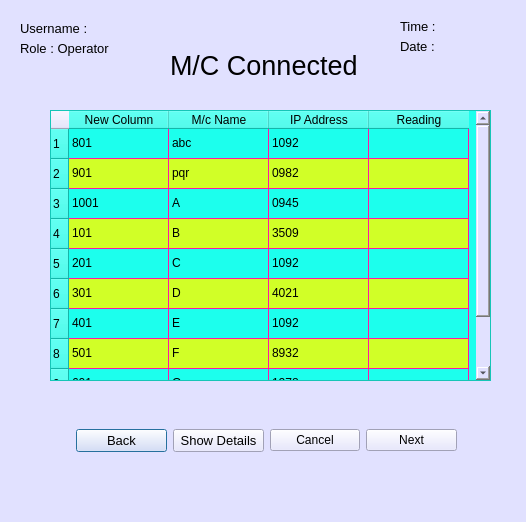
<?xml version="1.0" encoding="UTF-8"?>
<ui version="4.0">
 <class>m_c_connected</class>
 <widget class="QDialog" name="m_c_connected">
  <property name="geometry">
   <rect>
    <x>0</x>
    <y>0</y>
    <width>526</width>
    <height>522</height>
   </rect>
  </property>
  <property name="windowTitle">
   <string>Dialog</string>
  </property>
  <property name="styleSheet">
   <string notr="true">background-color: rgb(225, 225, 255);</string>
  </property>
  <widget class="QLabel" name="label">
   <property name="geometry">
    <rect>
     <x>20</x>
     <y>20</y>
     <width>71</width>
     <height>16</height>
    </rect>
   </property>
   <property name="font">
    <font>
     <pointsize>10</pointsize>
    </font>
   </property>
   <property name="text">
    <string>Username : </string>
   </property>
  </widget>
  <widget class="QLabel" name="label_2">
   <property name="geometry">
    <rect>
     <x>20</x>
     <y>40</y>
     <width>101</width>
     <height>16</height>
    </rect>
   </property>
   <property name="font">
    <font>
     <pointsize>10</pointsize>
    </font>
   </property>
   <property name="text">
    <string>Role : Operator</string>
   </property>
  </widget>
  <widget class="QLabel" name="label_3">
   <property name="geometry">
    <rect>
     <x>170</x>
     <y>50</y>
     <width>191</width>
     <height>31</height>
    </rect>
   </property>
   <property name="font">
    <font>
     <pointsize>20</pointsize>
    </font>
   </property>
   <property name="text">
    <string>M/C Connected</string>
   </property>
  </widget>
  <widget class="QLabel" name="label_4">
   <property name="geometry">
    <rect>
     <x>400</x>
     <y>20</y>
     <width>47</width>
     <height>13</height>
    </rect>
   </property>
   <property name="font">
    <font>
     <pointsize>10</pointsize>
    </font>
   </property>
   <property name="text">
    <string>Time :</string>
   </property>
  </widget>
  <widget class="QLabel" name="label_5">
   <property name="geometry">
    <rect>
     <x>400</x>
     <y>40</y>
     <width>47</width>
     <height>13</height>
    </rect>
   </property>
   <property name="font">
    <font>
     <pointsize>10</pointsize>
    </font>
   </property>
   <property name="text">
    <string>Date : </string>
   </property>
  </widget>
  <widget class="QTableWidget" name="tableWidget">
   <property name="geometry">
    <rect>
     <x>50</x>
     <y>110</y>
     <width>441</width>
     <height>271</height>
    </rect>
   </property>
   <property name="styleSheet">
    <string notr="true">background-color: rgb(28, 255, 237);
gridline-color: rgb(255, 23, 166);
alternate-background-color: rgb(209, 255, 39);
selection-background-color: rgb(21, 255, 99);
</string>
   </property>
   <property name="alternatingRowColors">
    <bool>true</bool>
   </property>
   <row>
    <property name="text">
     <string>1</string>
    </property>
   </row>
   <row>
    <property name="text">
     <string>2</string>
    </property>
   </row>
   <row>
    <property name="text">
     <string>3</string>
    </property>
   </row>
   <row>
    <property name="text">
     <string>4</string>
    </property>
   </row>
   <row>
    <property name="text">
     <string>5</string>
    </property>
   </row>
   <row>
    <property name="text">
     <string>6</string>
    </property>
   </row>
   <row>
    <property name="text">
     <string>7</string>
    </property>
   </row>
   <row>
    <property name="text">
     <string>8</string>
    </property>
   </row>
   <row>
    <property name="text">
     <string>9</string>
    </property>
   </row>
   <row>
    <property name="text">
     <string>10</string>
    </property>
   </row>
   <column>
    <property name="text">
     <string>New Column</string>
    </property>
   </column>
   <column>
    <property name="text">
     <string>M/c Name</string>
    </property>
   </column>
   <column>
    <property name="text">
     <string>IP Address</string>
    </property>
   </column>
   <column>
    <property name="text">
     <string>Reading</string>
    </property>
   </column>
   <item row="0" column="0">
    <property name="text">
     <string>801</string>
    </property>
   </item>
   <item row="0" column="1">
    <property name="text">
     <string>abc</string>
    </property>
   </item>
   <item row="0" column="2">
    <property name="text">
     <string>1092</string>
    </property>
   </item>
   <item row="1" column="0">
    <property name="text">
     <string>901</string>
    </property>
   </item>
   <item row="1" column="1">
    <property name="text">
     <string>pqr</string>
    </property>
   </item>
   <item row="1" column="2">
    <property name="text">
     <string>0982</string>
    </property>
   </item>
   <item row="2" column="0">
    <property name="text">
     <string>1001</string>
    </property>
   </item>
   <item row="2" column="1">
    <property name="text">
     <string>A</string>
    </property>
   </item>
   <item row="2" column="2">
    <property name="text">
     <string>0945</string>
    </property>
   </item>
   <item row="3" column="0">
    <property name="text">
     <string>101</string>
    </property>
   </item>
   <item row="3" column="1">
    <property name="text">
     <string>B</string>
    </property>
   </item>
   <item row="3" column="2">
    <property name="text">
     <string>3509</string>
    </property>
   </item>
   <item row="4" column="0">
    <property name="text">
     <string>201</string>
    </property>
   </item>
   <item row="4" column="1">
    <property name="text">
     <string>C</string>
    </property>
   </item>
   <item row="4" column="2">
    <property name="text">
     <string>1092</string>
    </property>
   </item>
   <item row="5" column="0">
    <property name="text">
     <string>301</string>
    </property>
   </item>
   <item row="5" column="1">
    <property name="text">
     <string>D</string>
    </property>
   </item>
   <item row="5" column="2">
    <property name="text">
     <string>4021</string>
    </property>
   </item>
   <item row="6" column="0">
    <property name="text">
     <string>401</string>
    </property>
   </item>
   <item row="6" column="1">
    <property name="text">
     <string>E</string>
    </property>
   </item>
   <item row="6" column="2">
    <property name="text">
     <string>1092</string>
    </property>
   </item>
   <item row="7" column="0">
    <property name="text">
     <string>501</string>
    </property>
   </item>
   <item row="7" column="1">
    <property name="text">
     <string>F</string>
    </property>
   </item>
   <item row="7" column="2">
    <property name="text">
     <string>8932</string>
    </property>
   </item>
   <item row="8" column="0">
    <property name="text">
     <string>601</string>
    </property>
   </item>
   <item row="8" column="1">
    <property name="text">
     <string>G</string>
    </property>
   </item>
   <item row="8" column="2">
    <property name="text">
     <string>1278</string>
    </property>
   </item>
   <item row="9" column="0">
    <property name="text">
     <string>701</string>
    </property>
   </item>
   <item row="9" column="1">
    <property name="text">
     <string>H</string>
    </property>
   </item>
   <item row="9" column="2">
    <property name="text">
     <string>0826</string>
    </property>
   </item>
  </widget>
  <widget class="QWidget" name="">
   <property name="geometry">
    <rect>
     <x>76</x>
     <y>420</y>
     <width>381</width>
     <height>41</height>
    </rect>
   </property>
   <layout class="QHBoxLayout" name="horizontalLayout">
    <item>
     <widget class="QPushButton" name="pushButton">
      <property name="font">
       <font>
        <pointsize>10</pointsize>
       </font>
      </property>
      <property name="text">
       <string>Back</string>
      </property>
     </widget>
    </item>
    <item>
     <widget class="QPushButton" name="pushButton_2">
      <property name="font">
       <font>
        <pointsize>10</pointsize>
       </font>
      </property>
      <property name="text">
       <string>Show Details</string>
      </property>
     </widget>
    </item>
    <item>
     <widget class="QPushButton" name="pushButton_3">
      <property name="text">
       <string>Cancel</string>
      </property>
     </widget>
    </item>
    <item>
     <widget class="QPushButton" name="pushButton_4">
      <property name="text">
       <string>Next</string>
      </property>
     </widget>
    </item>
   </layout>
  </widget>
 </widget>
 <resources/>
 <connections/>
</ui>
